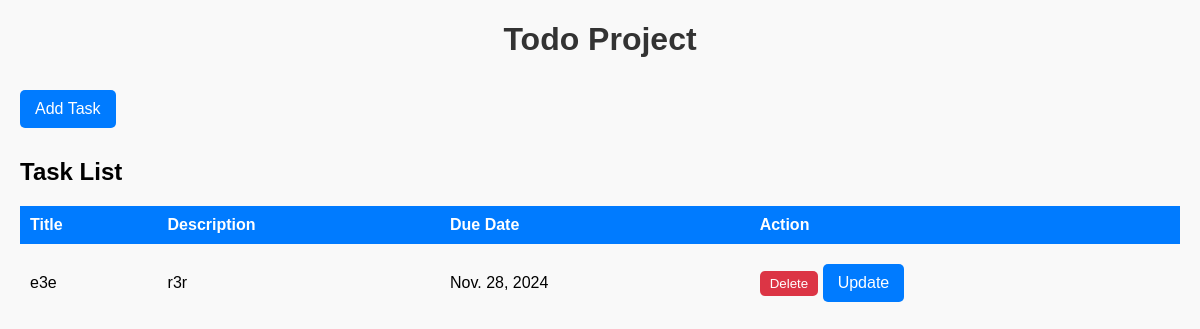
Before: / with the older database file.
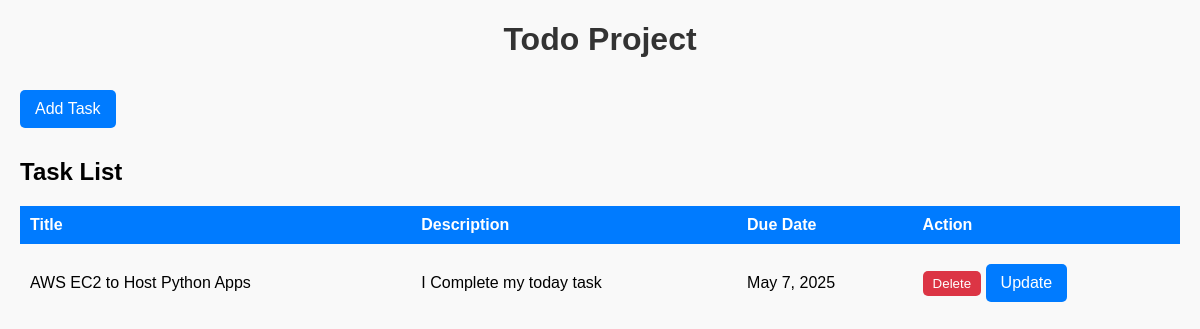
After: the same page with the newer database file.
### todo_app/models.py (models this page shows, shortened)
class Task(models.Model):
    title = models.CharField(max_length=100)
    description = models.TextField()
    due_date=models.DateField()

### todo_app/views.py (the view)
# urls.py: 2. Add a URL to urlpatterns:  path('', views.home, name='home')
def home(request):
    tasks=Task.objects.all()
    return render(request,'todo/home.html',{'tasks':tasks})

### todo_app/templates/todo/home.html (shortened to what this page needs)
<!DOCTYPE html>
<html lang="en">
<head>
</head>
<body>
    <h1><strong>Todo Project</strong></h1>
    <a href="{% url 'add_task' %}">Add Task</a>
    <h2>Task List</h2>
    <table>
        <thead>
            <tr>
                <th>Title</th>
                <th>Description</th>
                <th>Due Date</th>
                <th>Action</th>
            </tr>
        </thead>
        <tbody>
            {% for task in tasks %}
                <tr>
                    <td>{{ task.title }}</td>
                    <td>{{ task.description }}</td>
                    <td>{{ task.due_date }}</td>
                    <td>
                        <form method="POST" action="{% url 'delete_task' task.id %}"
                        style="display:inline;">
                            <button type="submit">Delete</button>
                        </form>
                        <a href="{% url 'update_task' task.id %}" class="update-btn">Update</a>
                    </td>
                </tr>
            {% empty %}
                <tr>
                    <td colspan="4">No tasks available</td>
                </tr>
            {% endfor %}
        </tbody>
    </table>
</body>
</html>

### todo_app/templates/todo/home.html (style rules this page uses)
body { font-family: Arial, sans-serif; margin: 20px; background-color: #f9f9f9; }
h1 { color: #333; text-align: center; }
table { width: 100%; border-collapse: collapse; margin: 20px 0; }
th,td { border:1px; padding:10px; text-align: left; }
th { background-color: #007bff; color: white; }
button { padding: 5px 10px; background-color: #dc3545; color: #fff; border:none; border-radius: 5px; cursor: pointer; }
a { display: inline-block; margin: 10px 0; padding: 10px 15px; background-color: #007bff; color: #fff; text-decoration: none; border-radius: 5px; }

Changed rows visible on the page:
removed Task: title "e3e", description "r3r", due_date "Nov. 28, 2024"
added Task: title "AWS EC2 to Host Python Apps", description "I Complete my today task", due_date "May 7, 2025"
